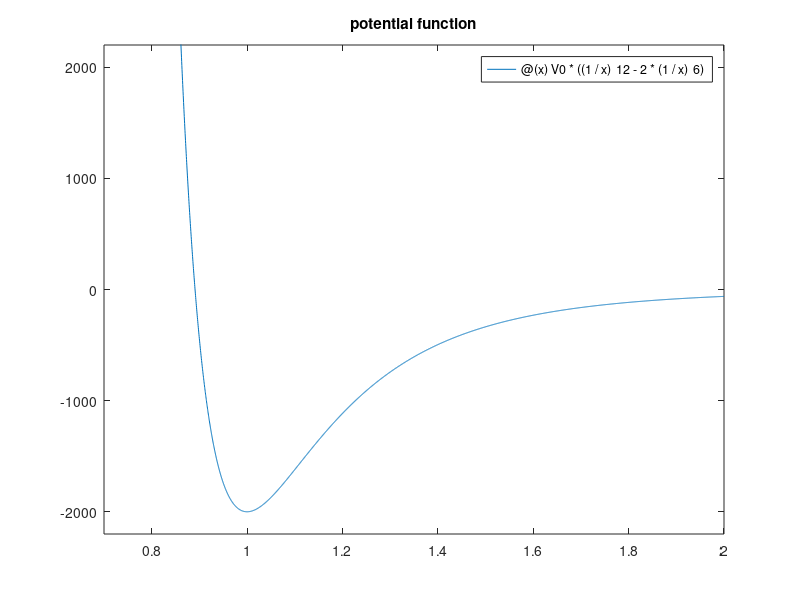

This figure's MATLAB source: (Note: this script raises an error after producing the figure.)
close all;
%Specify the Potential Function
V0=2000;
V=@(x) V0*((1/x)^12-2*(1/x)^6);
%The range of x
xspan=[0.7,2];
%Plot the potential function
fplot(V,xspan); axis([xspan(1),xspan(2),-1.1*V0,1.1*V0]); 
title('potential function');
%compare two shots at this point
x_mid=1.3;
%The range of energy
Espan=[-0.99*V0,-0.08*V0];
%Divide the E range into this number of interval to find root (eigen value)
resolution=70;
%boundary value of wave function
epsilon=0.00001;
% step length to solve 
dx=0.001;
%The root of this function is Energy eigen value
F0=@(E) trial(E,V,xspan,x_mid,epsilon,dx);

%Solve for the root/ Energy levels
E=fzeroN(F0, Espan, resolution);

%Plot the wave functions
ii=1;
while ii<=numel(E)
   [~, x1,Y1,x2,Y2]=trial(E(ii),V,xspan,x_mid,epsilon,dx);
   % make sure the wave function is smooth
   if abs(Y1(end)-Y1(end-1)-(Y2(end-1)-Y2(end))) > abs(Y1(end)-Y1(end-1))/100
       E=E([1:ii-1,ii+1:end]);
       [~, x1,Y1,x2,Y2]=trial(E(ii),V,xspan,x_mid,epsilon,dx);
   end
   figure; hold on;
   plot(x1,Y1);
   plot(x2,Y2);
   title(['V0=' num2str(V0) '; E=' num2str(E(ii)) ]);
   ii=ii+1;
end

